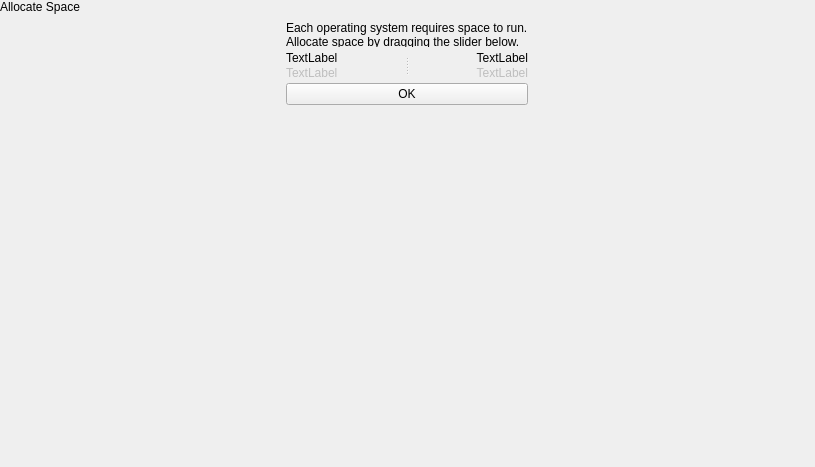
<?xml version="1.0" encoding="UTF-8"?>
<ui version="4.0">
 <class>SplitPopover</class>
 <widget class="QWidget" name="SplitPopover">
  <property name="geometry">
   <rect>
    <x>0</x>
    <y>0</y>
    <width>815</width>
    <height>467</height>
   </rect>
  </property>
  <property name="windowTitle">
   <string notr="true"/>
  </property>
  <layout class="QVBoxLayout" name="verticalLayout">
   <property name="spacing">
    <number>0</number>
   </property>
   <property name="leftMargin">
    <number>0</number>
   </property>
   <property name="topMargin">
    <number>0</number>
   </property>
   <property name="rightMargin">
    <number>0</number>
   </property>
   <property name="bottomMargin">
    <number>0</number>
   </property>
   <item>
    <widget class="tTitleLabel" name="titleLabel">
     <property name="text">
      <string>Allocate Space</string>
     </property>
    </widget>
   </item>
   <item alignment="Qt::AlignHCenter">
    <widget class="QWidget" name="splitWidget" native="true">
     <layout class="QVBoxLayout" name="verticalLayout_4">
      <item>
       <widget class="QLabel" name="label_4">
        <property name="text">
         <string>Each operating system requires space to run. Allocate space by dragging the slider below.</string>
        </property>
        <property name="wordWrap">
         <bool>true</bool>
        </property>
       </widget>
      </item>
      <item>
       <widget class="QSplitter" name="splitter">
        <property name="orientation">
         <enum>Qt::Horizontal</enum>
        </property>
        <property name="childrenCollapsible">
         <bool>false</bool>
        </property>
        <widget class="QWidget" name="otherSystemBlock" native="true">
         <property name="autoFillBackground">
          <bool>true</bool>
         </property>
         <layout class="QVBoxLayout" name="verticalLayout_2">
          <item>
           <widget class="QLabel" name="otherSystemName">
            <property name="text">
             <string notr="true">TextLabel</string>
            </property>
           </widget>
          </item>
          <item>
           <widget class="QLabel" name="otherSystemSize">
            <property name="enabled">
             <bool>false</bool>
            </property>
            <property name="text">
             <string notr="true">TextLabel</string>
            </property>
           </widget>
          </item>
         </layout>
        </widget>
        <widget class="QWidget" name="thisSystemBlock" native="true">
         <property name="autoFillBackground">
          <bool>true</bool>
         </property>
         <layout class="QVBoxLayout" name="verticalLayout_3">
          <item>
           <widget class="QLabel" name="thisSystemName">
            <property name="text">
             <string notr="true">TextLabel</string>
            </property>
            <property name="alignment">
             <set>Qt::AlignRight|Qt::AlignTrailing|Qt::AlignVCenter</set>
            </property>
           </widget>
          </item>
          <item>
           <widget class="QLabel" name="thisSystemSize">
            <property name="enabled">
             <bool>false</bool>
            </property>
            <property name="text">
             <string notr="true">TextLabel</string>
            </property>
            <property name="alignment">
             <set>Qt::AlignRight|Qt::AlignTrailing|Qt::AlignVCenter</set>
            </property>
           </widget>
          </item>
         </layout>
        </widget>
       </widget>
      </item>
      <item>
       <widget class="QPushButton" name="okButton">
        <property name="text">
         <string>OK</string>
        </property>
        <property name="icon">
         <iconset theme="dialog-ok">
          <normaloff>../../../theFrisbee/application/operations</normaloff>../../../theFrisbee/application/operations</iconset>
        </property>
       </widget>
      </item>
     </layout>
    </widget>
   </item>
   <item>
    <spacer name="verticalSpacer_2">
     <property name="orientation">
      <enum>Qt::Vertical</enum>
     </property>
     <property name="sizeHint" stdset="0">
      <size>
       <width>20</width>
       <height>317</height>
      </size>
     </property>
    </spacer>
   </item>
  </layout>
 </widget>
 <customwidgets>
  <customwidget>
   <class>tTitleLabel</class>
   <extends>QLabel</extends>
   <header location="global">ttitlelabel.h</header>
   <slots>
    <signal>backButtonClicked()</signal>
   </slots>
  </customwidget>
 </customwidgets>
 <resources/>
 <connections/>
</ui>
